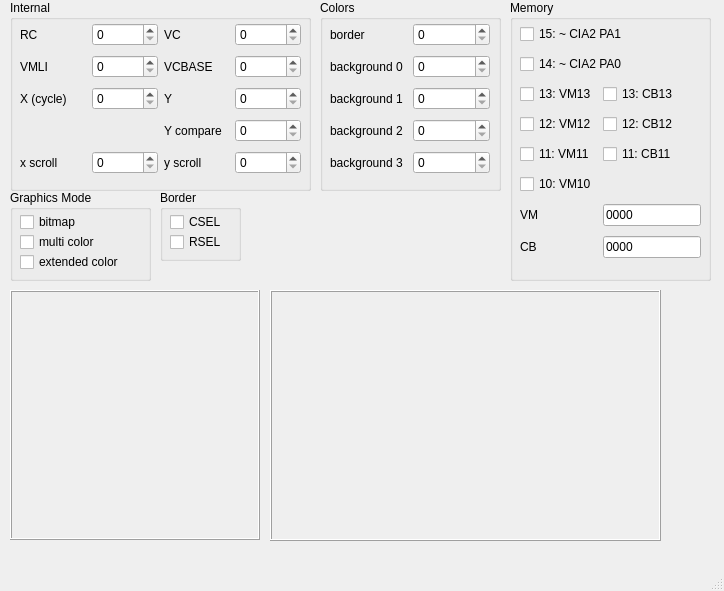
<?xml version="1.0" encoding="UTF-8"?>
<ui version="4.0">
 <class>VICViewer</class>
 <widget class="QMainWindow" name="VICViewer">
  <property name="geometry">
   <rect>
    <x>0</x>
    <y>0</y>
    <width>724</width>
    <height>591</height>
   </rect>
  </property>
  <property name="windowTitle">
   <string>VIC Viewer</string>
  </property>
  <widget class="QWidget" name="centralwidget">
   <widget class="QFrame" name="charsetFrame">
    <property name="geometry">
     <rect>
      <x>10</x>
      <y>290</y>
      <width>250</width>
      <height>250</height>
     </rect>
    </property>
    <property name="frameShape">
     <enum>QFrame::Box</enum>
    </property>
    <property name="frameShadow">
     <enum>QFrame::Raised</enum>
    </property>
    <layout class="QGridLayout" name="gridLayout">
     <property name="leftMargin">
      <number>0</number>
     </property>
     <property name="topMargin">
      <number>0</number>
     </property>
     <property name="rightMargin">
      <number>0</number>
     </property>
     <property name="bottomMargin">
      <number>0</number>
     </property>
     <property name="spacing">
      <number>0</number>
     </property>
    </layout>
   </widget>
   <widget class="QFrame" name="matrixFrame">
    <property name="geometry">
     <rect>
      <x>270</x>
      <y>290</y>
      <width>391</width>
      <height>251</height>
     </rect>
    </property>
    <property name="frameShape">
     <enum>QFrame::Box</enum>
    </property>
    <property name="frameShadow">
     <enum>QFrame::Raised</enum>
    </property>
    <layout class="QGridLayout" name="gridLayout_2">
     <property name="leftMargin">
      <number>0</number>
     </property>
     <property name="topMargin">
      <number>0</number>
     </property>
     <property name="rightMargin">
      <number>0</number>
     </property>
     <property name="bottomMargin">
      <number>0</number>
     </property>
     <property name="spacing">
      <number>0</number>
     </property>
    </layout>
   </widget>
   <widget class="QGroupBox" name="groupBox">
    <property name="geometry">
     <rect>
      <x>10</x>
      <y>0</y>
      <width>301</width>
      <height>191</height>
     </rect>
    </property>
    <property name="title">
     <string>Internal</string>
    </property>
    <widget class="QWidget" name="gridLayoutWidget">
     <property name="geometry">
      <rect>
       <x>10</x>
       <y>20</y>
       <width>281</width>
       <height>160</height>
      </rect>
     </property>
     <layout class="QGridLayout" name="gridLayout_3">
      <item row="0" column="2">
       <widget class="QLabel" name="label_5">
        <property name="text">
         <string>VC</string>
        </property>
       </widget>
      </item>
      <item row="0" column="3">
       <widget class="QSpinBox" name="VC"/>
      </item>
      <item row="3" column="2">
       <widget class="QLabel" name="label_2">
        <property name="text">
         <string>Y</string>
        </property>
       </widget>
      </item>
      <item row="2" column="0">
       <widget class="QLabel" name="label_7">
        <property name="text">
         <string>VMLI</string>
        </property>
       </widget>
      </item>
      <item row="2" column="1">
       <widget class="QSpinBox" name="VMLI"/>
      </item>
      <item row="4" column="2">
       <widget class="QLabel" name="label_3">
        <property name="text">
         <string>Y compare</string>
        </property>
       </widget>
      </item>
      <item row="4" column="3">
       <widget class="QSpinBox" name="yCompare"/>
      </item>
      <item row="2" column="3">
       <widget class="QSpinBox" name="VCBASE"/>
      </item>
      <item row="3" column="0">
       <widget class="QLabel" name="label">
        <property name="text">
         <string>X (cycle)</string>
        </property>
       </widget>
      </item>
      <item row="3" column="3">
       <widget class="QSpinBox" name="y"/>
      </item>
      <item row="0" column="0">
       <widget class="QLabel" name="label_4">
        <property name="text">
         <string>RC</string>
        </property>
       </widget>
      </item>
      <item row="2" column="2">
       <widget class="QLabel" name="label_6">
        <property name="text">
         <string>VCBASE</string>
        </property>
       </widget>
      </item>
      <item row="3" column="1">
       <widget class="QSpinBox" name="xCycle"/>
      </item>
      <item row="0" column="1">
       <widget class="QSpinBox" name="RC"/>
      </item>
      <item row="5" column="2">
       <widget class="QLabel" name="label_15">
        <property name="text">
         <string>y scroll</string>
        </property>
       </widget>
      </item>
      <item row="5" column="0">
       <widget class="QLabel" name="label_14">
        <property name="text">
         <string>x scroll</string>
        </property>
       </widget>
      </item>
      <item row="5" column="1">
       <widget class="QSpinBox" name="xScroll"/>
      </item>
      <item row="5" column="3">
       <widget class="QSpinBox" name="yScroll"/>
      </item>
     </layout>
    </widget>
   </widget>
   <widget class="QGroupBox" name="groupBox_2">
    <property name="geometry">
     <rect>
      <x>320</x>
      <y>0</y>
      <width>181</width>
      <height>191</height>
     </rect>
    </property>
    <property name="title">
     <string>Colors</string>
    </property>
    <widget class="QWidget" name="gridLayoutWidget_2">
     <property name="geometry">
      <rect>
       <x>10</x>
       <y>20</y>
       <width>160</width>
       <height>160</height>
      </rect>
     </property>
     <layout class="QGridLayout" name="gridLayout_4">
      <item row="3" column="0">
       <widget class="QLabel" name="label_12">
        <property name="text">
         <string>background 2</string>
        </property>
       </widget>
      </item>
      <item row="0" column="1">
       <widget class="QSpinBox" name="borderColor"/>
      </item>
      <item row="1" column="0">
       <widget class="QLabel" name="label_10">
        <property name="text">
         <string>background 0</string>
        </property>
       </widget>
      </item>
      <item row="0" column="0">
       <widget class="QLabel" name="label_8">
        <property name="text">
         <string>border</string>
        </property>
       </widget>
      </item>
      <item row="2" column="0">
       <widget class="QLabel" name="label_11">
        <property name="text">
         <string>background 1</string>
        </property>
       </widget>
      </item>
      <item row="4" column="0">
       <widget class="QLabel" name="label_13">
        <property name="text">
         <string>background 3</string>
        </property>
       </widget>
      </item>
      <item row="1" column="1">
       <widget class="QSpinBox" name="bgColor0"/>
      </item>
      <item row="2" column="1">
       <widget class="QSpinBox" name="bgColor1"/>
      </item>
      <item row="3" column="1">
       <widget class="QSpinBox" name="bgColor2"/>
      </item>
      <item row="4" column="1">
       <widget class="QSpinBox" name="bgColor3"/>
      </item>
     </layout>
    </widget>
   </widget>
   <widget class="QGroupBox" name="groupBox_3">
    <property name="geometry">
     <rect>
      <x>10</x>
      <y>190</y>
      <width>141</width>
      <height>91</height>
     </rect>
    </property>
    <property name="title">
     <string>Graphics Mode</string>
    </property>
    <widget class="QCheckBox" name="ECM">
     <property name="geometry">
      <rect>
       <x>10</x>
       <y>60</y>
       <width>131</width>
       <height>24</height>
      </rect>
     </property>
     <property name="text">
      <string>extended color</string>
     </property>
    </widget>
    <widget class="QCheckBox" name="BMM">
     <property name="geometry">
      <rect>
       <x>10</x>
       <y>20</y>
       <width>131</width>
       <height>24</height>
      </rect>
     </property>
     <property name="text">
      <string>bitmap</string>
     </property>
    </widget>
    <widget class="QCheckBox" name="MCM">
     <property name="geometry">
      <rect>
       <x>10</x>
       <y>40</y>
       <width>131</width>
       <height>24</height>
      </rect>
     </property>
     <property name="text">
      <string>multi color</string>
     </property>
    </widget>
   </widget>
   <widget class="QGroupBox" name="groupBox_4">
    <property name="geometry">
     <rect>
      <x>160</x>
      <y>190</y>
      <width>81</width>
      <height>71</height>
     </rect>
    </property>
    <property name="title">
     <string>Border</string>
    </property>
    <widget class="QCheckBox" name="CSEl">
     <property name="geometry">
      <rect>
       <x>10</x>
       <y>20</y>
       <width>61</width>
       <height>24</height>
      </rect>
     </property>
     <property name="text">
      <string>CSEL</string>
     </property>
    </widget>
    <widget class="QCheckBox" name="RSEL">
     <property name="geometry">
      <rect>
       <x>10</x>
       <y>40</y>
       <width>61</width>
       <height>24</height>
      </rect>
     </property>
     <property name="text">
      <string>RSEL</string>
     </property>
    </widget>
   </widget>
   <widget class="QGroupBox" name="groupBox_5">
    <property name="geometry">
     <rect>
      <x>510</x>
      <y>0</y>
      <width>201</width>
      <height>281</height>
     </rect>
    </property>
    <property name="title">
     <string>Memory</string>
    </property>
    <widget class="QWidget" name="gridLayoutWidget_3">
     <property name="geometry">
      <rect>
       <x>10</x>
       <y>20</y>
       <width>181</width>
       <height>247</height>
      </rect>
     </property>
     <layout class="QGridLayout" name="gridLayout_5">
      <item row="0" column="0" colspan="2">
       <widget class="QCheckBox" name="bank15">
        <property name="text">
         <string>15: ~ CIA2 PA1</string>
        </property>
       </widget>
      </item>
      <item row="2" column="0">
       <widget class="QCheckBox" name="vm13">
        <property name="text">
         <string>13: VM13</string>
        </property>
       </widget>
      </item>
      <item row="3" column="1">
       <widget class="QCheckBox" name="cb12">
        <property name="text">
         <string>12: CB12</string>
        </property>
       </widget>
      </item>
      <item row="6" column="0">
       <widget class="QLabel" name="label_16">
        <property name="text">
         <string>VM</string>
        </property>
       </widget>
      </item>
      <item row="4" column="1">
       <widget class="QCheckBox" name="cb11">
        <property name="text">
         <string>11: CB11</string>
        </property>
       </widget>
      </item>
      <item row="2" column="1">
       <widget class="QCheckBox" name="cb13">
        <property name="text">
         <string>13: CB13</string>
        </property>
       </widget>
      </item>
      <item row="5" column="0">
       <widget class="QCheckBox" name="vm10">
        <property name="text">
         <string>10: VM10</string>
        </property>
       </widget>
      </item>
      <item row="4" column="0">
       <widget class="QCheckBox" name="vm11">
        <property name="text">
         <string>11: VM11</string>
        </property>
       </widget>
      </item>
      <item row="1" column="0" colspan="2">
       <widget class="QCheckBox" name="bank14">
        <property name="text">
         <string>14: ~ CIA2 PA0</string>
        </property>
       </widget>
      </item>
      <item row="6" column="1">
       <widget class="QLineEdit" name="vmAddr">
        <property name="text">
         <string>0000</string>
        </property>
       </widget>
      </item>
      <item row="3" column="0">
       <widget class="QCheckBox" name="vm12">
        <property name="text">
         <string>12: VM12</string>
        </property>
       </widget>
      </item>
      <item row="7" column="0">
       <widget class="QLabel" name="label_17">
        <property name="text">
         <string>CB</string>
        </property>
       </widget>
      </item>
      <item row="7" column="1">
       <widget class="QLineEdit" name="cbAddr">
        <property name="text">
         <string>0000</string>
        </property>
       </widget>
      </item>
     </layout>
    </widget>
   </widget>
  </widget>
  <widget class="QMenuBar" name="menubar">
   <property name="geometry">
    <rect>
     <x>0</x>
     <y>0</y>
     <width>724</width>
     <height>26</height>
    </rect>
   </property>
  </widget>
  <widget class="QStatusBar" name="statusbar"/>
 </widget>
 <resources/>
 <connections/>
</ui>
